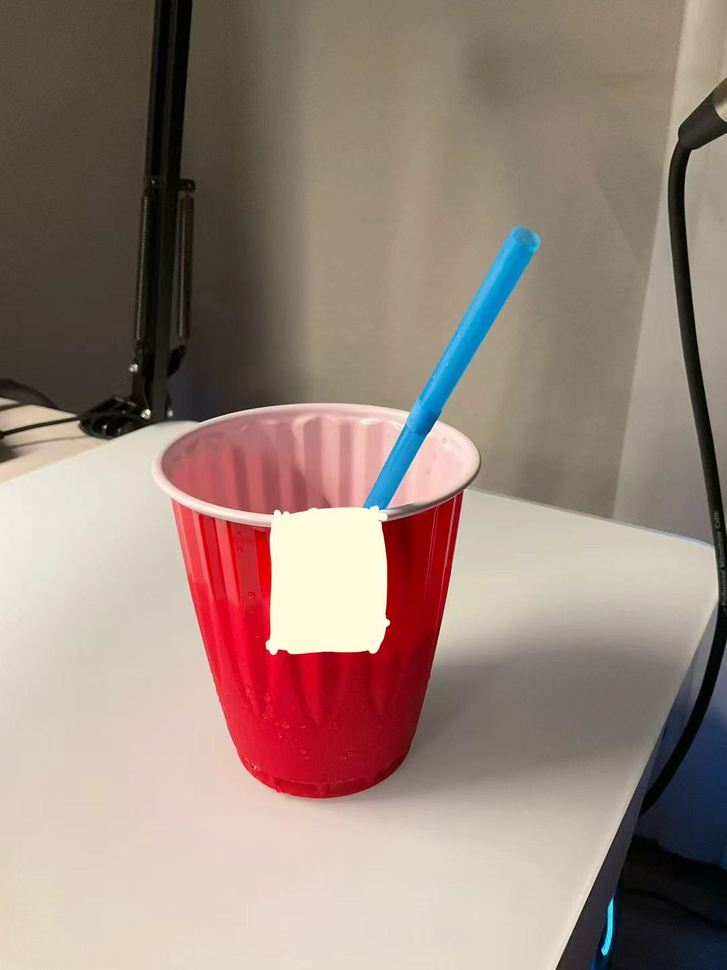
#> input picture comp755/images/cup.png, 727 x 970 px, shrunk from 1080 x 1440 before the run
$ python mask.tuner.py
#> lines starting #> are read from the running program, lines starting #| are printed output that depends on the picture; after the words box and inside, x2 and y2 are one past the last pixel; in counts of white or black regions, pixels touching at a corner belong together
# mask_tuner.py
# pip install opencv-python
import cv2, os
import numpy as np

img_path  = "images/cup.png"
out_path  = "masks/cup_mask.png"
init = (35, 45, 55, 65)  # 初始比例 (%)

img = cv2.imread(img_path, cv2.IMREAD_COLOR)
#> img is the input picture: shape (970, 727, 3); mean B, G, R 122.4, 132.2, 152.7
H, W = img.shape[:2]
#> H = 970; W = 727
cv2.namedWindow("preview", cv2.WINDOW_AUTOSIZE)

for name, val in zip(["x1","y1","x2","y2"], init):
    cv2.createTrackbar(name, "preview", val, 100, lambda _ : None)

def get_rect():
    x1 = cv2.getTrackbarPos("x1","preview")
    y1 = cv2.getTrackbarPos("y1","preview")
    x2 = cv2.getTrackbarPos("x2","preview")
    y2 = cv2.getTrackbarPos("y2","preview")
    x1, x2 = sorted([int(x1/100*W), int(x2/100*W)])
#> x1 = 254; x2 = 399
    y1, y2 = sorted([int(y1/100*H), int(y2/100*H)])
#> y1 = 436; y2 = 630
    return x1,y1,x2,y2

while True:
    x1,y1,x2,y2 = get_rect()
#> x1 = 254; y1 = 436; x2 = 399; y2 = 630
    overlay = img.copy()
    # 半透明可视化
    vis = overlay.copy()
    cv2.rectangle(vis, (x1,y1), (x2,y2), (0,255,255), -1)
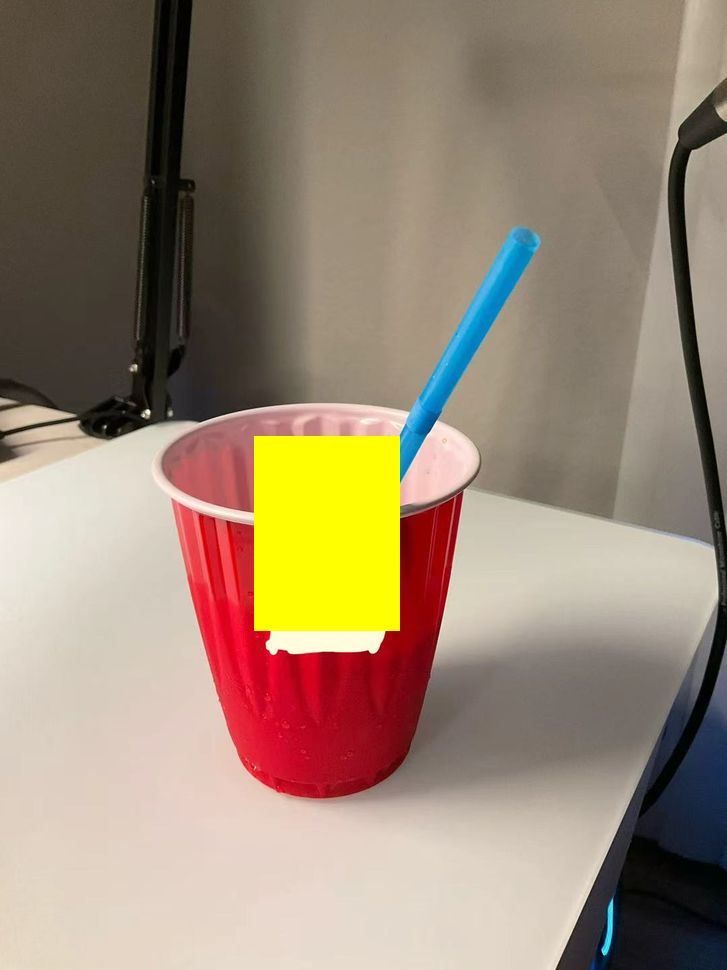
#> vis: shape (970, 727, 3); 4.04% of pixels changed, all inside (x1, y1, x2, y2) = (254, 436, 400, 631)
    alpha = 0.25
    preview = cv2.addWeighted(vis, alpha, overlay, 1-alpha, 0)
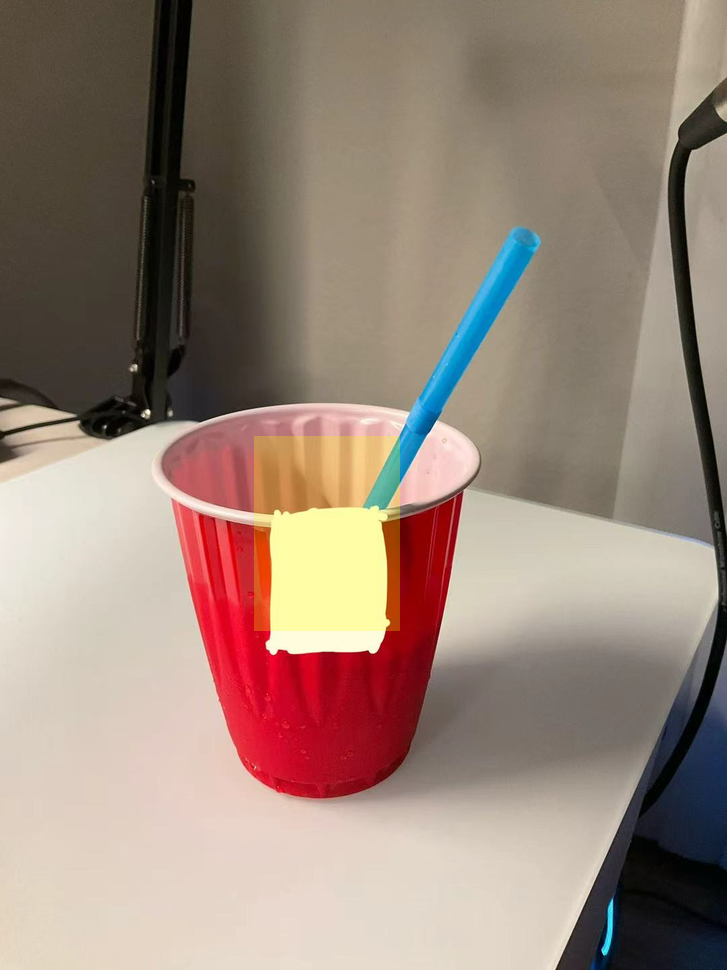
#> preview: shape (970, 727, 3); mean B, G, R 120.7, 133, 153.1
    cv2.rectangle(preview, (x1,y1), (x2,y2), (0,255,255), 2)
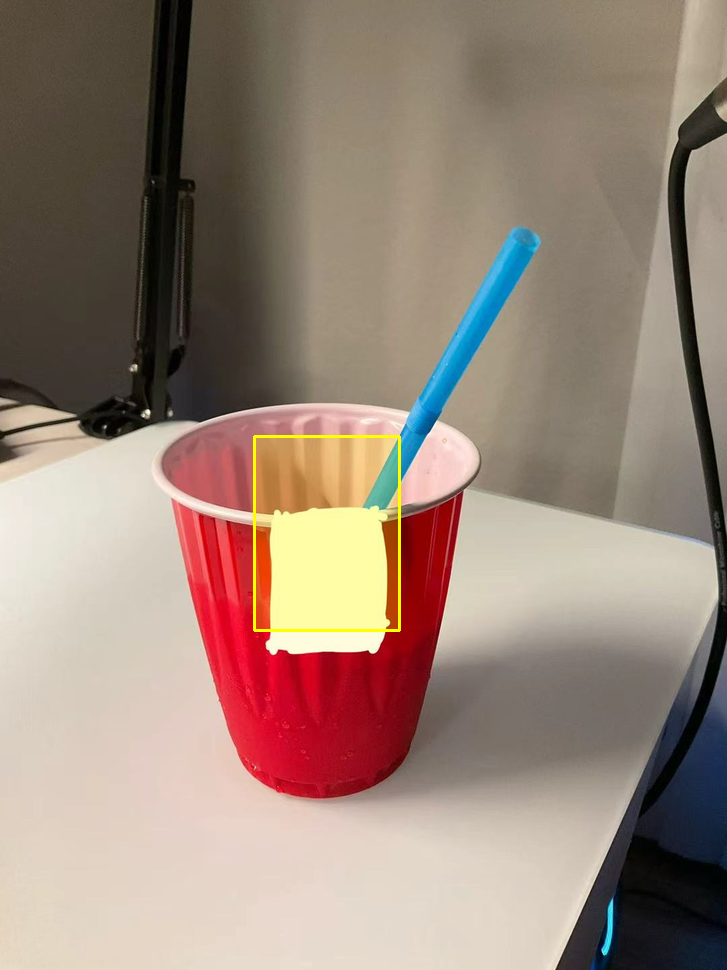
#> preview: shape (970, 727, 3); 0.29% of pixels changed, all inside (x1, y1, x2, y2) = (253, 435, 401, 632)
    cv2.imshow("preview", preview)
    k = cv2.waitKey(30) & 0xFF
#> (key q is pressed here)
    if k == ord('s'):
        mask = np.zeros((H,W), np.uint8)
        mask[y1:y2, x1:x2] = 255
        os.makedirs(os.path.dirname(out_path), exist_ok=True)
        cv2.imwrite(out_path, mask)
        print("saved mask ->", out_path)
    if k == ord('q'):
        break

cv2.destroyAllWindows()
